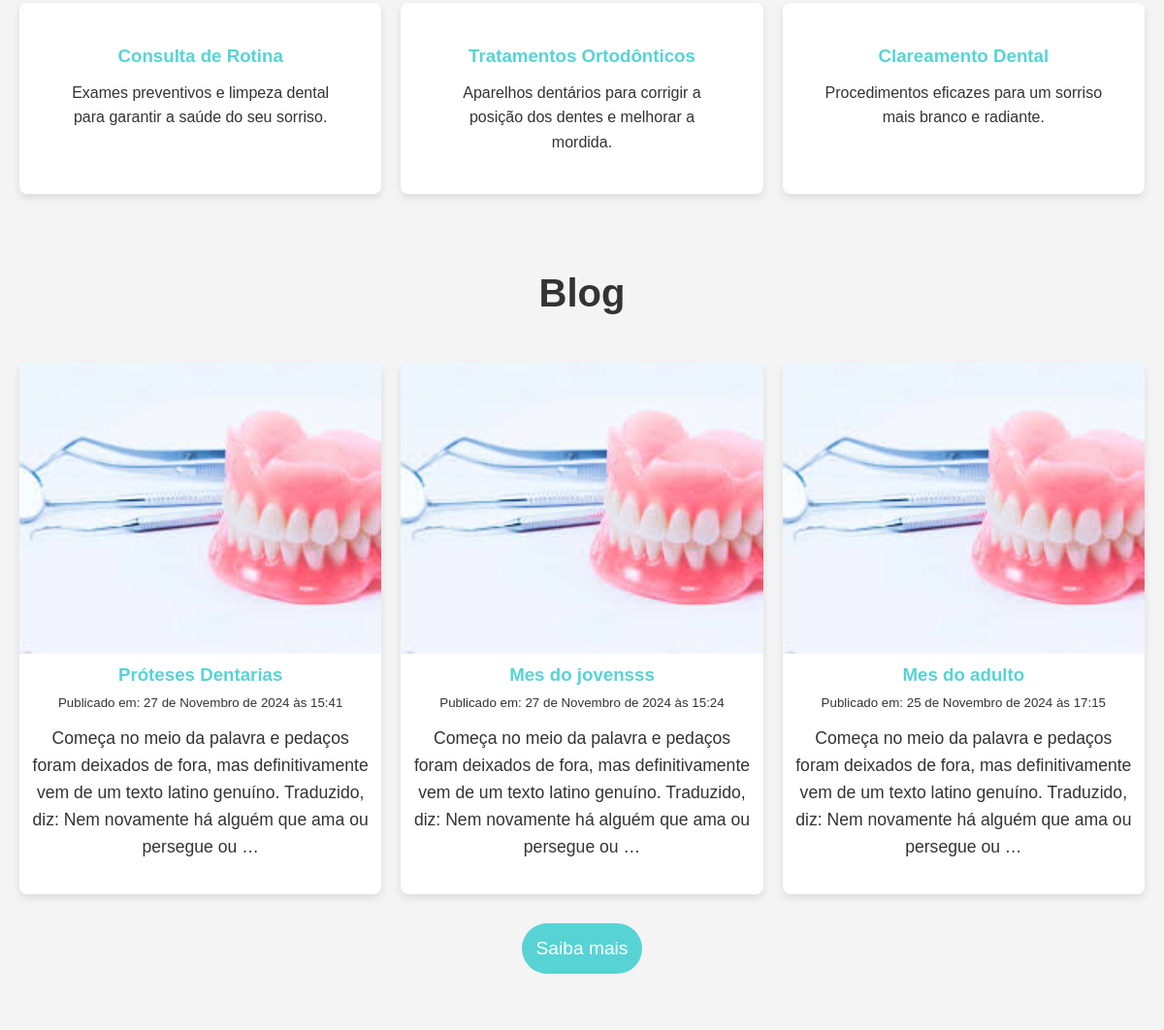
Before: / (middle part) with the older database file.
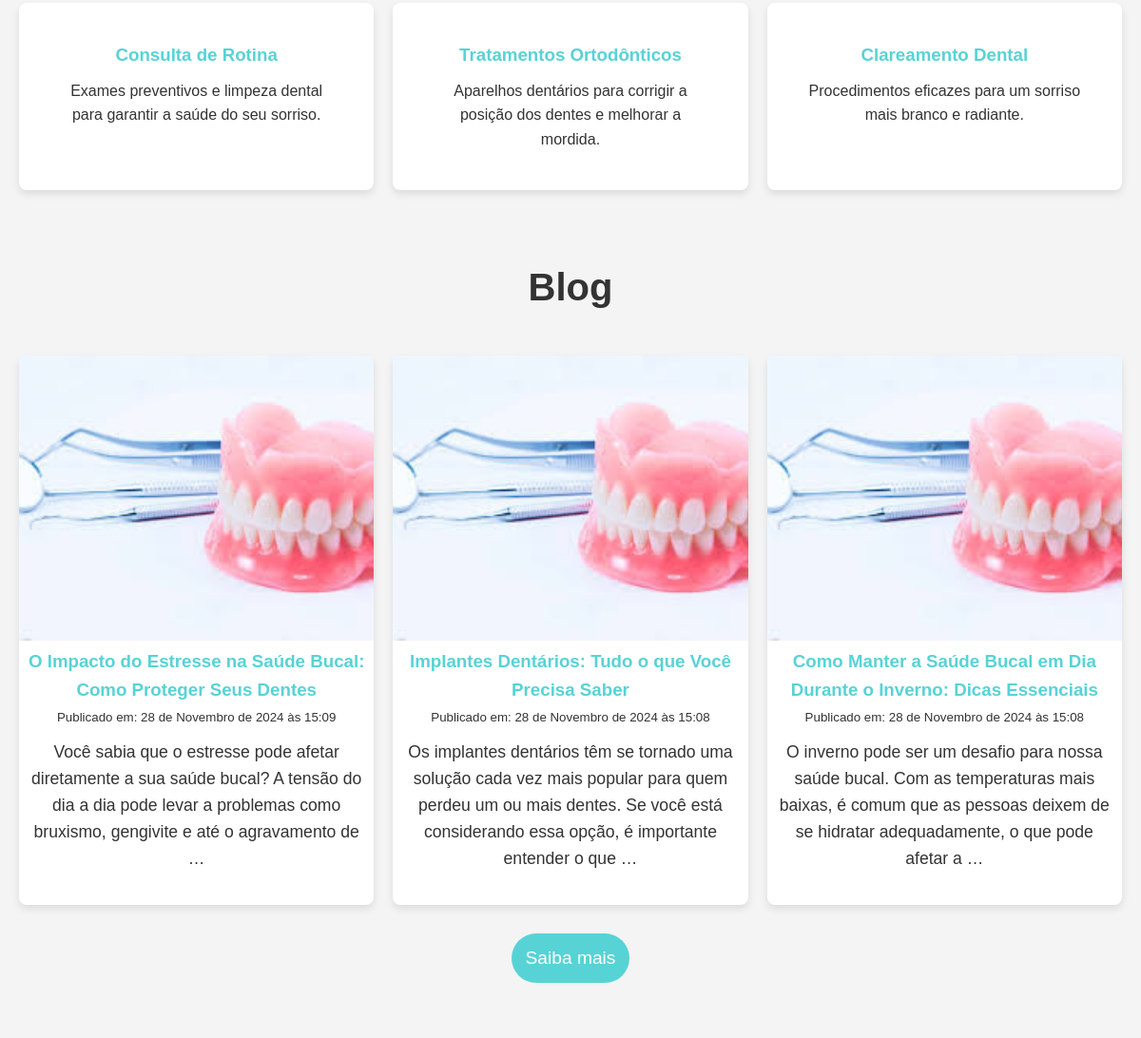
After: the same page with the newer database file.
### blog/models.py (models this page shows, shortened)
class Post(models.Model):
    title = models.CharField(max_length=100)
    description = models.CharField(max_length=200)
    content = models.TextField()
    created_at = models.DateTimeField(auto_now_add=True)
    updated_at = models.DateTimeField(auto_now=True)
    published = models.BooleanField(default=False)
    image = models.ImageField(upload_to='posts/',  default='posts/default.webp')
    class Meta:
        verbose_name = 'Post'
        verbose_name_plural = 'Posts'
        ordering = ['id']

### blog/views.py (the view)
# urls.py: path('', views.home, name='home'),
def home(request):
    posts = Post.objects.filter(published=True).order_by('-created_at')
    return render(request, 'base/base.html', {'posts': posts})

### templates/base/base.html (shortened to what this page needs)
{% load static %}
<!DOCTYPE html>
<html lang="pt-br">
<head>
    <link rel="stylesheet" href="{% static 'base/css/base.css' %}">
    <link rel="stylesheet" href="https://cdnjs.cloudflare.com/ajax/libs/font-awesome/6.2.1/css/all.min.css"
 />
</head>
<body>
    <main>
        <section id="servicos">
            <div class="services">
                <div class="service-item">
                    <h3>Consulta de Rotina</h3>
                    <p>Exames preventivos e limpeza dental para garantir a saúde do seu sorriso.</p>
                </div>
                <div class="service-item">
                    <h3>Tratamentos Ortodônticos</h3>
                    <p>Aparelhos dentários para corrigir a posição dos dentes e melhorar a mordida.</p>
                </div>
                <div class="service-item">
                    <h3>Clareamento Dental</h3>
                    <p>Procedimentos eficazes para um sorriso mais branco e radiante.</p>
                </div>
            </div>
        </section>
        <section id="blog">
            <h2>Blog</h2>
            <div class="blogg">
                {% for post in posts|slice:":3" %}
                    <div class="blog-item">
                        <a href="{% url 'post_detail' post.pk %}"><img src="{{ post.image.url }}" alt="{{ post.title }}" id="img-post"></a>
                        <h3><a href="{% url 'post_detail' post.pk %}">{{ post.title }}</a></h3>
                        <small>Publicado em: {{ post.created_at }}</small>
                        <p>{{ post.content|truncatewords:30 }}</p>
                    </div>
                {% endfor %}
            </div>
            <a href="{% url 'post_list' %}">
                <button class="mais">Saiba mais</button>
            </a>
        </section>
</body>
</html>

Changed rows visible on the page:
no longer on this page (row unchanged): Post: image (picture), title "Próteses Dentarias", created_at "27 de Novembro de 2024 às 15:41", content "Começa no meio da palavra e pedaços foram deixados de fora, mas definitivamente vem de um texto latino genuíno. Traduzido, diz: Nem novamente há alguém que ama ou persegue ou …"
removed Post: image (picture), title "Mes do jovensss", created_at "27 de Novembro de 2024 às 15:24", content "Começa no meio da palavra e pedaços foram deixados de fora, mas definitivamente vem de um texto latino genuíno. Traduzido, diz: Nem novamente há alguém que ama ou persegue ou …"
removed Post: image (picture), title "Mes do adulto", created_at "25 de Novembro de 2024 às 17:15", content "Começa no meio da palavra e pedaços foram deixados de fora, mas definitivamente vem de um texto latino genuíno. Traduzido, diz: Nem novamente há alguém que ama ou persegue ou …"
added Post: image (picture), title "O Impacto do Estresse na Saúde Bucal: Como Proteger Seus Dentes", created_at "28 de Novembro de 2024 às 15:09", content "Você sabia que o estresse pode afetar diretamente a sua saúde bucal? A tensão do dia a dia pode levar a problemas como bruxismo, gengivite e até o agravamento de …"
added Post: image (picture), title "Implantes Dentários: Tudo o que Você Precisa Saber", created_at "28 de Novembro de 2024 às 15:08", content "Os implantes dentários têm se tornado uma solução cada vez mais popular para quem perdeu um ou mais dentes. Se você está considerando essa opção, é importante entender o que …"
added Post: image (picture), title "Como Manter a Saúde Bucal em Dia Durante o Inverno: Dicas Essenciais", created_at "28 de Novembro de 2024 às 15:08", content "O inverno pode ser um desafio para nossa saúde bucal. Com as temperaturas mais baixas, é comum que as pessoas deixem de se hidratar adequadamente, o que pode afetar a …"
